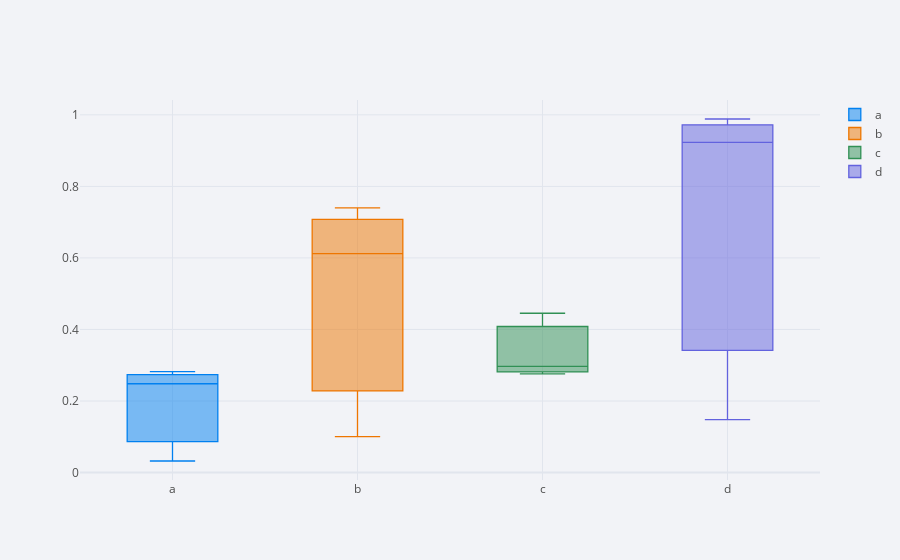

Notebook source saved alongside this figure:
### Code cell
df.iplot(kind='box')

### Figure 1 — Plotly figure (JSON) as saved in the notebook; plotly's stock layout.template omitted (floating-point values rounded to 4 significant figures)
{"data": [{"boxpoints": false, "line": {"width": 1.3}, "marker": {"color": "rgba(0, 128, 240, 1.0)"}, "name": "a", "orientation": "v", "type": "box", "y": [0.2484, 0.282, 0.03237]}, {"boxpoints": false, "line": {"width": 1.3}, "marker": {"color": "rgba(238, 118, 0, 1.0)"}, "name": "b", "orientation": "v", "type": "box", "y": [0.1004, 0.74, 0.6121]}, {"boxpoints": false, "line": {"width": 1.3}, "marker": {"color": "rgba(48, 144, 84, 1.0)"}, "name": "c", "orientation": "v", "type": "box", "y": [0.4454, 0.2762, 0.2971]}, {"boxpoints": false, "line": {"width": 1.3}, "marker": {"color": "rgba(98, 98, 222, 1.0)"}, "name": "d", "orientation": "v", "type": "box", "y": [0.9232, 0.148, 0.9884]}], "layout": {"legend": {"bgcolor": "#F2F3F7", "font": {"color": "#505050"}}, "paper_bgcolor": "#F2F3F7", "plot_bgcolor": "#F2F3F7", "title": {"font": {"color": "#484848"}}, "xaxis": {"gridcolor": "#E1E5ED", "showgrid": true, "tickfont": {"color": "#505050"}, "title": {"font": {"color": "#505050"}, "text": ""}, "zerolinecolor": "#E1E5ED"}, "yaxis": {"gridcolor": "#E1E5ED", "showgrid": true, "tickfont": {"color": "#505050"}, "title": {"font": {"color": "#505050"}, "text": ""}, "zerolinecolor": "#E1E5ED"}}}
